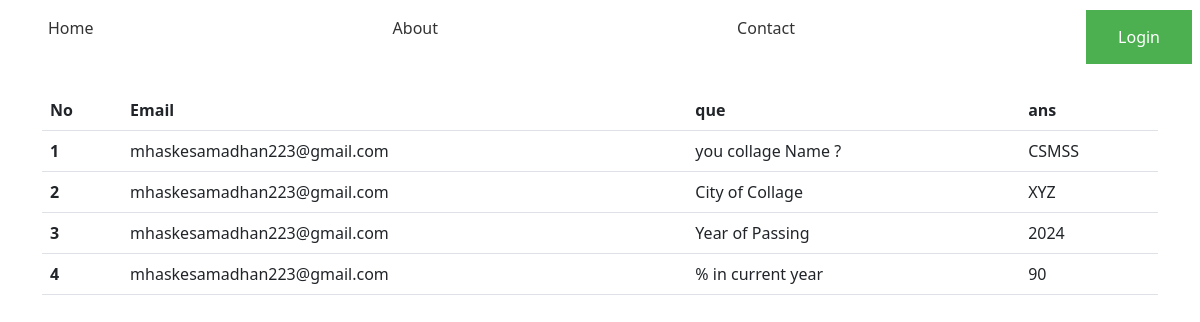
The page /see-all-details/63504968-9b2c-4cc2-b846-0332141cd6df/ on the database its author committed.
### app/models.py (models this page shows, shortened)
class Queation_Text_ans(models.Model):
    email = models.EmailField(max_length=255)
    form_id = models.ForeignKey(to=UserForms, on_delete=models.CASCADE)
    que = models.ForeignKey(to=SubmissionForm, on_delete=models.CASCADE)
    ans = models.TextField()

class SubmissionForm(models.Model):
    formid = models.ForeignKey(to=UserForms, on_delete=models.CASCADE)
    quetion = models.TextField()

### app/views.py (the view)
# urls.py: path('see-all-details/<str:id>/',see_all_details,name='see_all_details'),
def see_all_details(request,id):
    user_obj = UserForms.objects.get(form_id=id)
    que_ans_list = Queation_Text_ans.objects.filter(form_id=user_obj)
    return render(request,'seedetails.html',{'que_ans_list':que_ans_list})

### app/templates/seedetails.html (shortened to what this page needs)
<!doctype html>
<html lang="en">
  <head>
    <link href="https://cdn.jsdelivr.net/npm/bootstrap@5.2.3/dist/css/bootstrap.min.css" rel="stylesheet">
  </head>
  <body>
    {% include 'navbar.html' %}
    <div class="container">
      <table class="table">
        <thead>
          <tr>
            <th scope="col">No</th>
            <th scope="col">Email</th>
            <th scope="col">que</th>
            <th scope="col">ans</th>
          </tr>
        </thead>
        <tbody>
          {% if que_ans_list %}
            {% for qpslist in que_ans_list %}
              <tr>
                <th scope="row">{{forloop.counter}}</th>
                <td>{{qpslist.email}}</td>
                <td>{{qpslist.que.quetion}}</td>
                <td>{{qpslist.ans}}</td>
              </tr>
            {% endfor %}
          {% else %}
            <tr>
                <h1>No Data</h1>
            </tr>
          {% endif %}
        </tbody>
      </table>
    </div>
  </body>
</html>

### app/templates/navbar.html (shortened to what this page needs)
    <nav>
      <ul>
        <li><a href="/">Home</a></li>
        <li><a href="/">About</a></li>
        <li><a href="/">Contact</a></li>
        {% if request.user.is_authenticated %}
        <li><a class="responsive-button" href="{% url 'login' %}">Logout</a></li>
        {% else %}
        <li><a class="responsive-button" href="#">Login</a></li>
        {% endif %}
      </ul>
    </nav>

### app/templates/navbar.html (style rules this page uses)
nav { max-width: 100%; margin: 0 auto; padding: 3px; margin: 3px; }
nav ul { display: flex; justify-content: space-between; }
nav li { list-style: none; }
nav a { display: block; padding: 10px; color: #333; text-decoration: none; }
.responsive-button { background-color: #4CAF50; border: none; color: white; padding: 15px 32px; text-align: center; text-decoration: none; display: inline-block; font-size: 16px; margin: 4px 2px; cursor: pointer; transition: all 0.3s ease-in-out; }

### rows shown on the page
Queation_Text_ans: email "mhaskesamadhan223@gmail.com", que.quetion "you collage Name ?", ans "CSMSS"
Queation_Text_ans: email "mhaskesamadhan223@gmail.com", que.quetion "City of Collage", ans "XYZ"
Queation_Text_ans: email "mhaskesamadhan223@gmail.com", que.quetion "Year of Passing", ans "2024"
Queation_Text_ans: email "mhaskesamadhan223@gmail.com", que.quetion "% in current year", ans "90"
